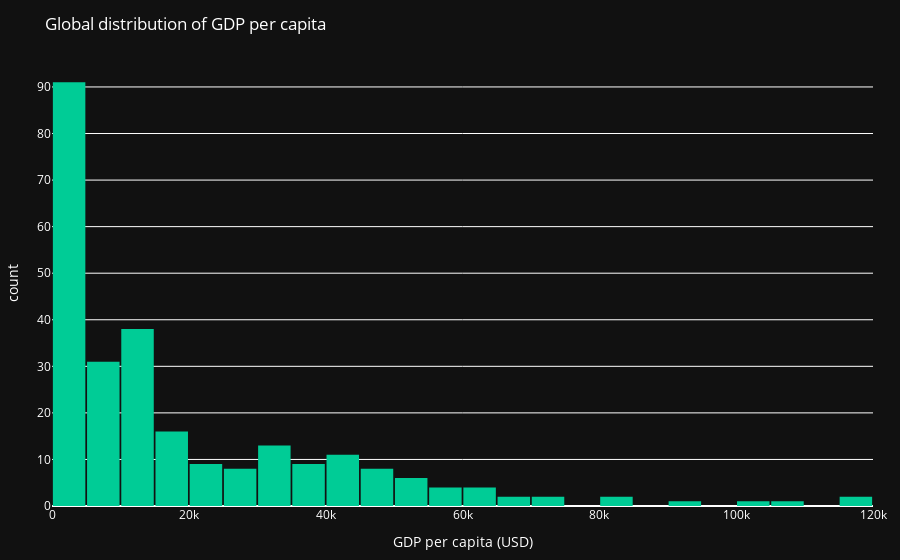

Notebook code cell kept with this figure:
### Markdown cell above
Starting plotting for dashboard, as well as some data checks and investigation

### Code cell
def create_gdp_histogram(df):
    # Keep only non-null values
    d = df[df["Real_GDP_per_Capita_USD"].notna()].copy()

    fig = px.histogram(
        d,
        x="Real_GDP_per_Capita_USD",
        nbins=40,
        labels={"Real_GDP_per_Capita_USD": "GDP per capita (USD)"},
        hover_data=["Country"],
    )

    # Linear scale (safe, everything shows)
    fig.update_xaxes(title="GDP per capita (USD)")

    # Style for dark dashboard
    fig.update_traces(marker=dict(color="#00CC96"))  # clearly visible green
    fig.update_layout(
        title="Global distribution of GDP per capita",
        bargap=0.05,
        paper_bgcolor="#111111",
        plot_bgcolor="#111111",
        font_color="#FFFFFF",
        margin=dict(l=40, r=20, t=60, b=40),
    )

    return fig

gdp_hist = create_gdp_histogram(df)
gdp_hist.show()

### Figure 1 — Plotly figure (JSON) as saved in the notebook; plotly's stock layout.template omitted (floating-point values rounded to 4 significant figures; data arrays with more than 128 entries replaced by an {"elided": "..."} marker saying what was removed)
{"data": [{"bingroup": "x", "hovertemplate": "GDP per capita (USD)=%{x}<br>count=%{y}<extra></extra>", "legendgroup": "", "marker": {"color": "#00CC96", "pattern": {"shape": ""}}, "name": "", "nbinsx": 40, "orientation": "v", "showlegend": false, "type": "histogram", "x": {"elided": "259 float values"}, "xaxis": "x", "yaxis": "y"}], "layout": {"bargap": 0.05, "barmode": "relative", "font": {"color": "#FFFFFF"}, "legend": {"tracegroupgap": 0}, "margin": {"b": 40, "l": 40, "r": 20, "t": 60}, "paper_bgcolor": "#111111", "plot_bgcolor": "#111111", "title": {"text": "Global distribution of GDP per capita"}, "xaxis": {"anchor": "y", "domain": [0, 1], "title": {"text": "GDP per capita (USD)"}}, "yaxis": {"anchor": "x", "domain": [0, 1], "title": {"text": "count"}}}}
